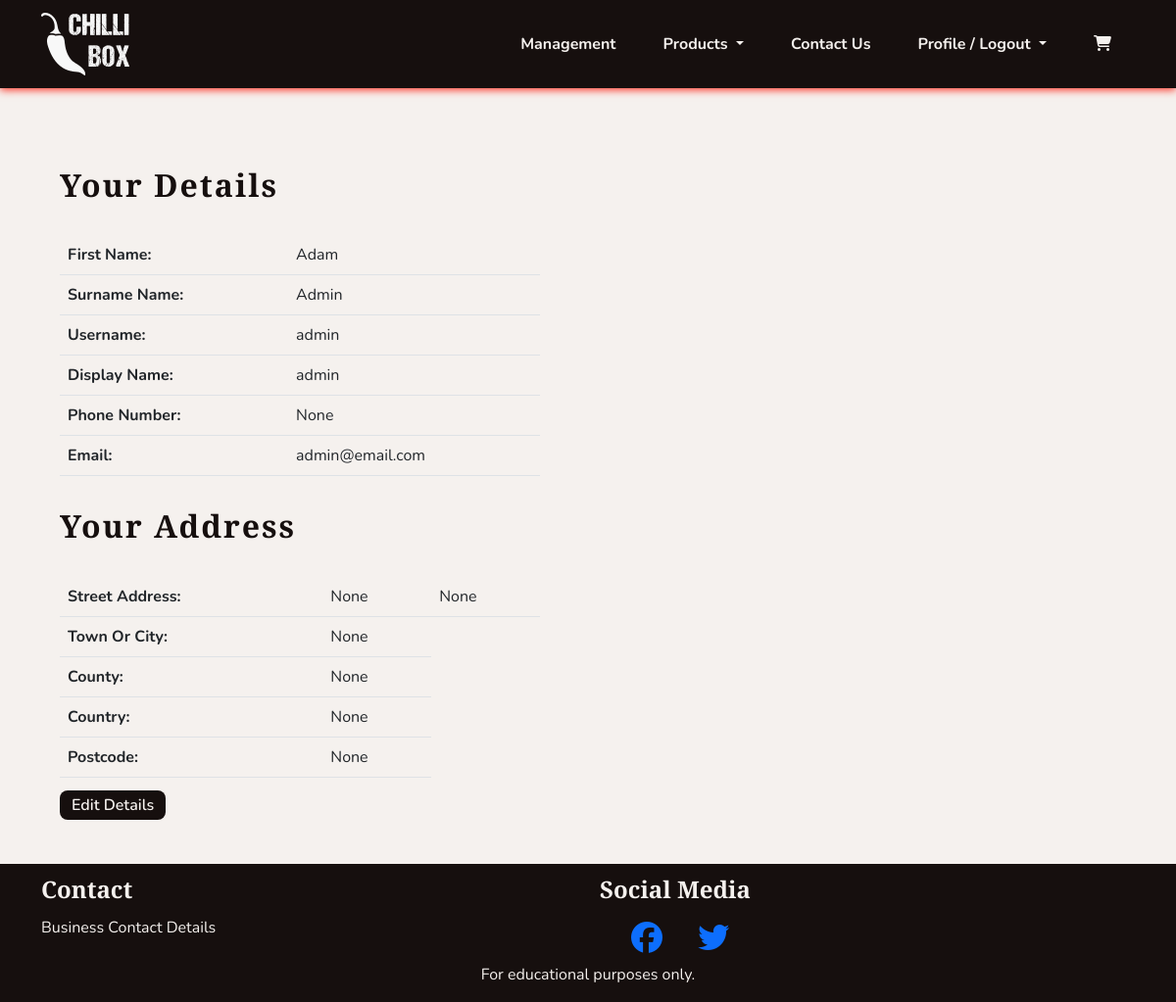
Page /profiles/profile/ (signed in) on the committed database.
### profiles/models.py (models this page shows, shortened)
class UserProfile(models.Model):
    user = models.OneToOneField(User, on_delete=models.CASCADE)
    first_name = models.CharField(max_length=40, null=True, blank=True)
    last_name = models.CharField(max_length=80, null=True, blank=True)
    display_name = models.CharField(max_length=40, null=True, blank=True)
    phone_number = models.CharField(max_length=20, null=True, blank=True)
    street_address1 = models.CharField(max_length=80, null=True, blank=True)
    street_address2 = models.CharField(max_length=80, null=True, blank=True)
    town_or_city = models.CharField(max_length=40, null=True, blank=True)
    county = models.CharField(max_length=80, null=True, blank=True)
    country = CountryField(blank_label='Country', null=True, blank=True)
    postcode = models.CharField(max_length=20, null=True, blank=True)
    def __str__(self):
        return self.display_name

### profiles/views.py (the view)
# urls.py: path('profile/', views.ProfileView.as_view(), name='profile'),
class ProfileView(LoginRequiredMixin, View):
    def get(self, request):
        profile = get_object_or_404(UserProfile, user=request.user)
        template_name = 'profiles/profile.html'
        context = {'profile': profile, }
        return render(request, template_name, context)

### cart/contexts.py (called while the page is built, shortened)
def cart_contents(request):
    cart_items = []
    total = 0
    product_count = 0
    cart = request.session.get('cart', {})
    if total < settings.FREE_DELIVERY_THRESHOLD:
        delivery = Decimal(settings.STANDARD_DELIVERY_COST)
        free_delivery_delta = settings.FREE_DELIVERY_THRESHOLD - total
    else:
        delivery = 0
        free_delivery_delta = 0
    grand_total = delivery + total
    context = {
        'cart_items': cart_items,
        'total': total,
        'product_count': product_count,
        'delivery': delivery,
        'free_delivery_delta': free_delivery_delta,
        'free_delivery_threshold': settings.FREE_DELIVERY_THRESHOLD,
        'grand_total': grand_total,
    }
    return context

### profiles/templates/profiles/profile.html (shortened to what this page needs)
{% extends 'base.html' %}
{% block content %}
<section class="col-12 col-md-6">
    <div class="col-10 mx-auto">
        <h1 class="headings">Your Details</h1>
        <table class="table">
            <tr>
                <th>First Name: </th>
                <td>{{ profile.first_name }} </td>
            </tr>
            <tr>
                <th>Surname Name: </th>
                <td>{{ profile.last_name }} </td>
            </tr>
            <tr>
                <th>Username: </th>
                <td>{{ profile.user.username }} </td>
            </tr>
            <tr>
                <th>Display Name: </th>
                <td>{{ profile.display_name }} </td>
            </tr>
            <tr>
                <th>Phone Number: </th>
                <td>{{ profile.phone_number }} </td>
            </tr>
            <tr>
                <th>Email: </th>
                <td>{{ profile.user.email }} </td>
            </tr>
        </table>
        <h2 class="headings">Your Address</h2>
        <table class="table">
            <tr>
                <th>Street Address: </th>
                <td>{{ profile.street_address1 }} </td>
                <td>{{ profile.street_address2 }} </td>
            </tr>
            <tr>
                <th>Town Or City: </th>
                <td>{{ profile.town_or_city }} </td>
            </tr>
            <tr>
                <th>County: </th>
                <td>{{ profile.county }} </td>
            </tr>
            <tr>
                <th>Country: </th>
                <td>{{ profile.country }} </td>
            </tr>
            <tr>
                <th>Postcode: </th>
                <td>{{ profile.postcode }} </td>
            </tr>
        </table>
        <a class="chilli-btn" href="{% url 'profiles:edit_profile' %}">Edit Details</a>
    </div>
</section>
{% endblock %}

### static/css/style.css (style rules this page uses)
:root { --site-white: #f5f1ee; --site-black: #160f0e; --site-grey: #6b6363; --site-red: #fc382a; --site-dark-red:#bd0000; --site-green: #568729; --site-dark-green: #326300; --site-text-bg: rgba(49, 99, 0, 0.2); --site-car-bg: rgba(245, 241, 238, 0.61); }
html { height: 100%; }
section { max-width: 2550px; }
body { font-family: "Nunito", sans-serif; color: var(--site-black); font-size: 1rem; background: var(--site-white); }
h1, h2, h3, h4 { font-family: "Merriweather Sans", "Nunito", sans-serif; font-weight: 900; margin-top: 0.5em; margin-bottom: 0.5em; }
.headings { font-size: 2rem; letter-spacing: 2px; margin: 1em 0; }
a { text-decoration: none; }
.chilli-btn { padding: 0.25em 0.75em; font-weight: 600; color: var(--site-white); background-color: var(--site-black); border-radius: 8px; transition: all 0.2s linear; }

### rows in the picture
UserProfile: first_name "Adam", last_name "Admin", user.username "admin", display_name "admin", phone_number "None", user.email "admin@email.com", street_address1 "None", street_address2 "None", town_or_city "None", county "None", country "None", postcode "None"
